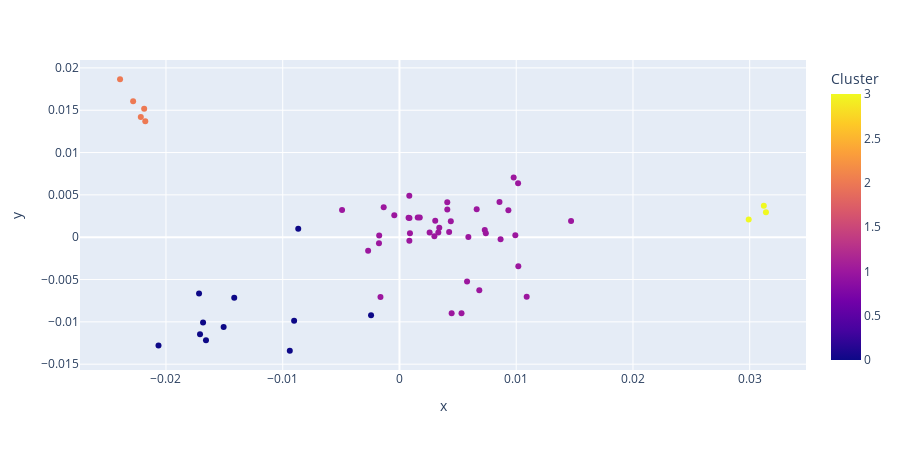

Notebook code for this chart:
### Code cell
Visualize_Cluster(df2, pipe_normalizedscaled_pca, n_clusters=4)
